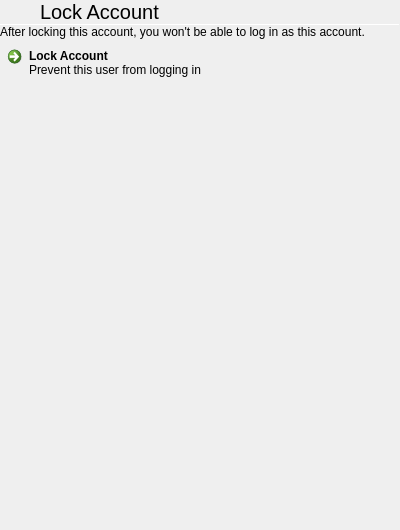
<?xml version="1.0" encoding="UTF-8"?>
<ui version="4.0">
 <class>LockUserDialog</class>
 <widget class="QWidget" name="LockUserDialog">
  <property name="geometry">
   <rect>
    <x>0</x>
    <y>0</y>
    <width>400</width>
    <height>530</height>
   </rect>
  </property>
  <property name="windowTitle">
   <string>Form</string>
  </property>
  <layout class="QVBoxLayout" name="verticalLayout">
   <property name="spacing">
    <number>0</number>
   </property>
   <property name="leftMargin">
    <number>0</number>
   </property>
   <property name="topMargin">
    <number>0</number>
   </property>
   <property name="rightMargin">
    <number>0</number>
   </property>
   <property name="bottomMargin">
    <number>0</number>
   </property>
   <item>
    <widget class="tStackedWidget" name="stackedWidget">
     <property name="currentIndex">
      <number>0</number>
     </property>
     <widget class="QWidget" name="lockPage">
      <layout class="QVBoxLayout" name="verticalLayout_7">
       <property name="spacing">
        <number>0</number>
       </property>
       <property name="leftMargin">
        <number>0</number>
       </property>
       <property name="topMargin">
        <number>0</number>
       </property>
       <property name="rightMargin">
        <number>0</number>
       </property>
       <property name="bottomMargin">
        <number>0</number>
       </property>
       <item>
        <layout class="QHBoxLayout" name="horizontalLayout">
         <property name="spacing">
          <number>0</number>
         </property>
         <item>
          <widget class="QPushButton" name="backButton">
           <property name="sizePolicy">
            <sizepolicy hsizetype="Preferred" vsizetype="Preferred">
             <horstretch>0</horstretch>
             <verstretch>0</verstretch>
            </sizepolicy>
           </property>
           <property name="text">
            <string/>
           </property>
           <property name="icon">
            <iconset theme="go-previous">
             <normaloff>../PulseaudioPane</normaloff>../PulseaudioPane</iconset>
           </property>
           <property name="flat">
            <bool>true</bool>
           </property>
          </widget>
         </item>
         <item>
          <widget class="QLabel" name="label">
           <property name="sizePolicy">
            <sizepolicy hsizetype="Expanding" vsizetype="Preferred">
             <horstretch>0</horstretch>
             <verstretch>0</verstretch>
            </sizepolicy>
           </property>
           <property name="font">
            <font>
             <pointsize>15</pointsize>
            </font>
           </property>
           <property name="text">
            <string>Lock Account</string>
           </property>
           <property name="margin">
            <number>9</number>
           </property>
          </widget>
         </item>
        </layout>
       </item>
       <item>
        <widget class="Line" name="line">
         <property name="maximumSize">
          <size>
           <width>16777215</width>
           <height>1</height>
          </size>
         </property>
         <property name="orientation">
          <enum>Qt::Horizontal</enum>
         </property>
        </widget>
       </item>
       <item>
        <widget class="QLabel" name="label_29">
         <property name="text">
          <string>After locking this account, you won't be able to log in as this account.</string>
         </property>
         <property name="wordWrap">
          <bool>true</bool>
         </property>
         <property name="margin">
          <number>9</number>
         </property>
        </widget>
       </item>
       <item>
        <widget class="QCommandLinkButton" name="lockButton">
         <property name="text">
          <string>Lock Account</string>
         </property>
         <property name="description">
          <string>Prevent this user from logging in</string>
         </property>
        </widget>
       </item>
       <item>
        <spacer name="verticalSpacer_6">
         <property name="orientation">
          <enum>Qt::Vertical</enum>
         </property>
         <property name="sizeHint" stdset="0">
          <size>
           <width>20</width>
           <height>40</height>
          </size>
         </property>
        </spacer>
       </item>
      </layout>
     </widget>
     <widget class="QWidget" name="unlockPage">
      <layout class="QVBoxLayout" name="verticalLayout_2">
       <property name="spacing">
        <number>0</number>
       </property>
       <property name="leftMargin">
        <number>0</number>
       </property>
       <property name="topMargin">
        <number>0</number>
       </property>
       <property name="rightMargin">
        <number>0</number>
       </property>
       <property name="bottomMargin">
        <number>0</number>
       </property>
       <item>
        <layout class="QHBoxLayout" name="horizontalLayout_2">
         <property name="spacing">
          <number>0</number>
         </property>
         <item>
          <widget class="QPushButton" name="backButton_2">
           <property name="sizePolicy">
            <sizepolicy hsizetype="Preferred" vsizetype="Preferred">
             <horstretch>0</horstretch>
             <verstretch>0</verstretch>
            </sizepolicy>
           </property>
           <property name="text">
            <string/>
           </property>
           <property name="icon">
            <iconset theme="go-previous">
             <normaloff>../PulseaudioPane</normaloff>../PulseaudioPane</iconset>
           </property>
           <property name="flat">
            <bool>true</bool>
           </property>
          </widget>
         </item>
         <item>
          <widget class="QLabel" name="label_2">
           <property name="sizePolicy">
            <sizepolicy hsizetype="Expanding" vsizetype="Preferred">
             <horstretch>0</horstretch>
             <verstretch>0</verstretch>
            </sizepolicy>
           </property>
           <property name="font">
            <font>
             <pointsize>15</pointsize>
            </font>
           </property>
           <property name="text">
            <string>Unlock Account</string>
           </property>
           <property name="margin">
            <number>9</number>
           </property>
          </widget>
         </item>
        </layout>
       </item>
       <item>
        <widget class="Line" name="line_2">
         <property name="maximumSize">
          <size>
           <width>16777215</width>
           <height>1</height>
          </size>
         </property>
         <property name="orientation">
          <enum>Qt::Horizontal</enum>
         </property>
        </widget>
       </item>
       <item>
        <widget class="QLabel" name="label_30">
         <property name="text">
          <string>After unlocking this account, you'll be able to log in as this account.</string>
         </property>
         <property name="wordWrap">
          <bool>true</bool>
         </property>
         <property name="margin">
          <number>9</number>
         </property>
        </widget>
       </item>
       <item>
        <widget class="QCommandLinkButton" name="unlockButton">
         <property name="text">
          <string>Unlock Account</string>
         </property>
         <property name="description">
          <string>Allow this user to log in</string>
         </property>
        </widget>
       </item>
       <item>
        <spacer name="verticalSpacer_9">
         <property name="orientation">
          <enum>Qt::Vertical</enum>
         </property>
         <property name="sizeHint" stdset="0">
          <size>
           <width>20</width>
           <height>382</height>
          </size>
         </property>
        </spacer>
       </item>
      </layout>
     </widget>
     <widget class="QWidget" name="processingPage">
      <layout class="QGridLayout" name="gridLayout_7">
       <item row="0" column="1">
        <spacer name="verticalSpacer_8">
         <property name="orientation">
          <enum>Qt::Vertical</enum>
         </property>
         <property name="sizeHint" stdset="0">
          <size>
           <width>20</width>
           <height>204</height>
          </size>
         </property>
        </spacer>
       </item>
       <item row="1" column="0">
        <spacer name="horizontalSpacer_3">
         <property name="orientation">
          <enum>Qt::Horizontal</enum>
         </property>
         <property name="sizeHint" stdset="0">
          <size>
           <width>171</width>
           <height>20</height>
          </size>
         </property>
        </spacer>
       </item>
       <item row="1" column="1">
        <widget class="tCircularSpinner" name="widget_2" native="true"/>
       </item>
       <item row="1" column="2">
        <spacer name="horizontalSpacer_4">
         <property name="orientation">
          <enum>Qt::Horizontal</enum>
         </property>
         <property name="sizeHint" stdset="0">
          <size>
           <width>170</width>
           <height>20</height>
          </size>
         </property>
        </spacer>
       </item>
       <item row="2" column="1">
        <spacer name="verticalSpacer_7">
         <property name="orientation">
          <enum>Qt::Vertical</enum>
         </property>
         <property name="sizeHint" stdset="0">
          <size>
           <width>20</width>
           <height>203</height>
          </size>
         </property>
        </spacer>
       </item>
      </layout>
     </widget>
    </widget>
   </item>
  </layout>
 </widget>
 <customwidgets>
  <customwidget>
   <class>tCircularSpinner</class>
   <extends>QWidget</extends>
   <header location="global">tcircularspinner.h</header>
   <container>1</container>
  </customwidget>
  <customwidget>
   <class>tStackedWidget</class>
   <extends>QStackedWidget</extends>
   <header location="global">tstackedwidget.h</header>
   <container>1</container>
  </customwidget>
 </customwidgets>
 <resources/>
 <connections/>
</ui>
